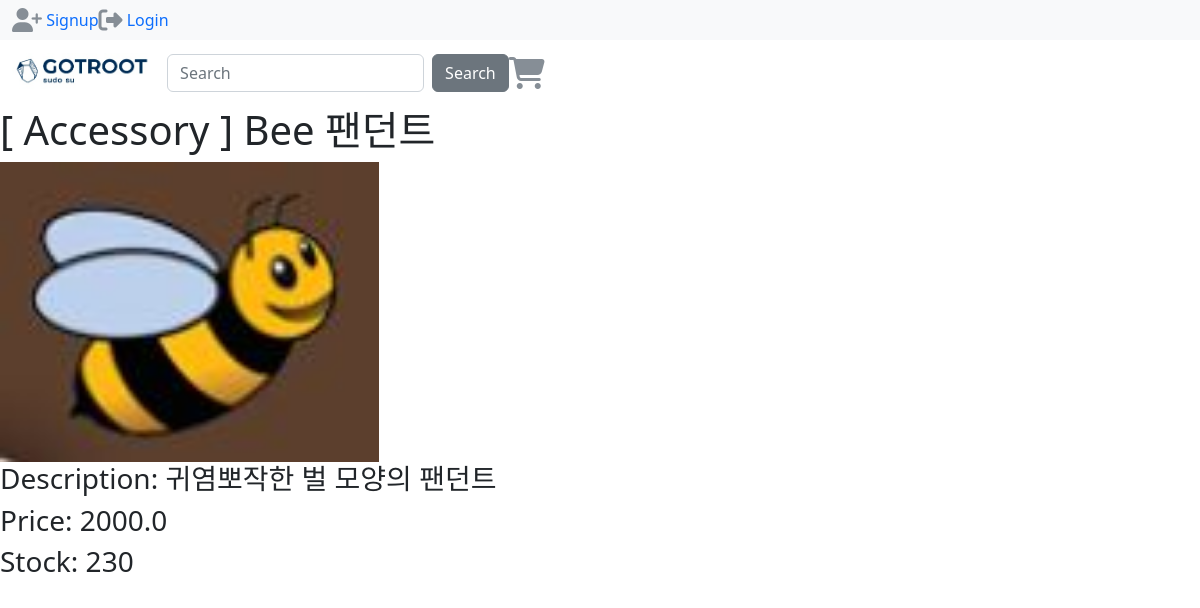
Before: /1/ with the older database file.
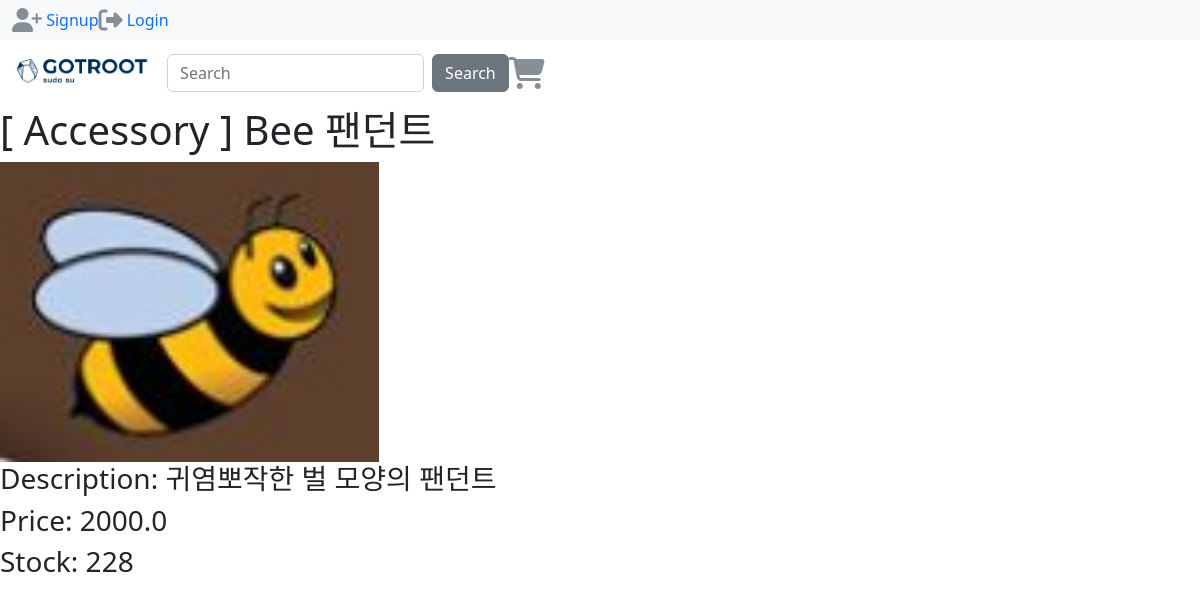
After: the same page with the newer database file.
### shop/models.py (models this page shows, shortened)
class Product(models.Model):
    name = models.CharField(max_length=100)
    content = models.TextField(max_length=1000)
    category = models.ForeignKey(Category, on_delete=models.CASCADE)
    stock = models.PositiveIntegerField()
    price = models.FloatField()
    created_at = models.DateTimeField(auto_now_add=True)
    modified_at = models.DateTimeField(auto_now=True)
    deleted_at = models.DateTimeField(null=True, blank=True)

class Category(models.Model):
    title = models.CharField(max_length=150)
    content = models.CharField(max_length=750)
    def __str__(self):
        return self.title

### shop/views.py (the view)
# urls.py: path('<int:product_id>/', views.detail, name='detail'),
def detail(request, product_id):
    user = request.user
    product = get_object_or_404(Product, pk=product_id)
    products_images = ProductImage.objects.filter(product=product)
    quantity = 1
    return render(request, 'shop/detail.html', {'product': product, 'product_images': products_images, 'user':user})

### shop/templates/shop/detail.html (shortened to what this page needs)
{% extends "shop/base.html" %}
{% block content %}
    <h1> [ {{ product.category}} ] {{ product.name }}</h1>
        <div>
        {% for image in product_images %}
            <img src="{{ image.image.url }}" style="width: auto; height: 300px;">
        {% endfor %}
        </div>
    <h3> Description: {{ product.content }}</h3>
    <h3> Price: {{ product.price }}</h3>
    <h3> Stock: {{ product.stock }}</h3>
{% endblock content %}

Changed rows visible on the page:
changed Product "Bee 팬던트": stock "230" → "228"
